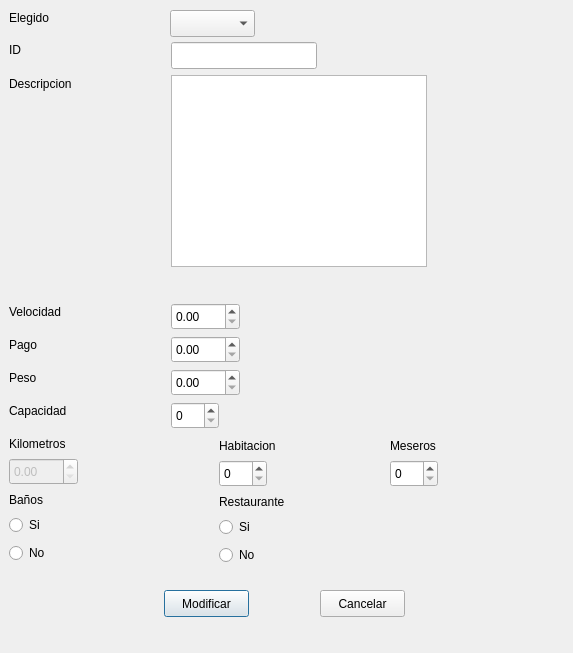
<?xml version="1.0" encoding="UTF-8"?>
<ui version="4.0">
 <class>modificar</class>
 <widget class="QDialog" name="modificar">
  <property name="geometry">
   <rect>
    <x>0</x>
    <y>0</y>
    <width>573</width>
    <height>653</height>
   </rect>
  </property>
  <property name="windowTitle">
   <string>Dialog</string>
  </property>
  <widget class="QPushButton" name="pushButton">
   <property name="geometry">
    <rect>
     <x>164</x>
     <y>590</y>
     <width>85</width>
     <height>27</height>
    </rect>
   </property>
   <property name="text">
    <string>Modificar</string>
   </property>
  </widget>
  <widget class="QRadioButton" name="mb_no">
   <property name="geometry">
    <rect>
     <x>9</x>
     <y>542</y>
     <width>50</width>
     <height>22</height>
    </rect>
   </property>
   <property name="text">
    <string>No</string>
   </property>
  </widget>
  <widget class="QDoubleSpinBox" name="m_pago">
   <property name="geometry">
    <rect>
     <x>171</x>
     <y>336</y>
     <width>69</width>
     <height>27</height>
    </rect>
   </property>
   <property name="maximum">
    <double>10000000.000000000000000</double>
   </property>
  </widget>
  <widget class="QRadioButton" name="mr_si">
   <property name="geometry">
    <rect>
     <x>219</x>
     <y>516</y>
     <width>42</width>
     <height>22</height>
    </rect>
   </property>
   <property name="text">
    <string>Si</string>
   </property>
  </widget>
  <widget class="QSpinBox" name="m_capacidad">
   <property name="geometry">
    <rect>
     <x>171</x>
     <y>402</y>
     <width>48</width>
     <height>27</height>
    </rect>
   </property>
  </widget>
  <widget class="QLabel" name="label_3">
   <property name="geometry">
    <rect>
     <x>9</x>
     <y>303</y>
     <width>67</width>
     <height>17</height>
    </rect>
   </property>
   <property name="text">
    <string>Velocidad</string>
   </property>
  </widget>
  <widget class="QPushButton" name="pushButton_2">
   <property name="geometry">
    <rect>
     <x>320</x>
     <y>590</y>
     <width>85</width>
     <height>27</height>
    </rect>
   </property>
   <property name="text">
    <string>Cancelar</string>
   </property>
  </widget>
  <widget class="QSpinBox" name="m_mesero">
   <property name="geometry">
    <rect>
     <x>390</x>
     <y>460</y>
     <width>48</width>
     <height>27</height>
    </rect>
   </property>
  </widget>
  <widget class="QRadioButton" name="mb_si">
   <property name="geometry">
    <rect>
     <x>9</x>
     <y>514</y>
     <width>42</width>
     <height>22</height>
    </rect>
   </property>
   <property name="text">
    <string>Si</string>
   </property>
  </widget>
  <widget class="QDoubleSpinBox" name="m_velocidad">
   <property name="geometry">
    <rect>
     <x>171</x>
     <y>303</y>
     <width>69</width>
     <height>27</height>
    </rect>
   </property>
   <property name="maximum">
    <double>10000000.000000000000000</double>
   </property>
  </widget>
  <widget class="QRadioButton" name="mr_no">
   <property name="geometry">
    <rect>
     <x>219</x>
     <y>544</y>
     <width>50</width>
     <height>22</height>
    </rect>
   </property>
   <property name="text">
    <string>No</string>
   </property>
  </widget>
  <widget class="QDoubleSpinBox" name="m_peso">
   <property name="geometry">
    <rect>
     <x>171</x>
     <y>369</y>
     <width>69</width>
     <height>27</height>
    </rect>
   </property>
   <property name="maximum">
    <double>10000000.000000000000000</double>
   </property>
  </widget>
  <widget class="QTextEdit" name="m_descripcion">
   <property name="geometry">
    <rect>
     <x>171</x>
     <y>75</y>
     <width>256</width>
     <height>192</height>
    </rect>
   </property>
  </widget>
  <widget class="QLabel" name="label_6">
   <property name="geometry">
    <rect>
     <x>9</x>
     <y>402</y>
     <width>71</width>
     <height>17</height>
    </rect>
   </property>
   <property name="text">
    <string>Capacidad</string>
   </property>
  </widget>
  <widget class="QDoubleSpinBox" name="m_kilometro">
   <property name="enabled">
    <bool>false</bool>
   </property>
   <property name="geometry">
    <rect>
     <x>9</x>
     <y>458</y>
     <width>69</width>
     <height>27</height>
    </rect>
   </property>
   <property name="maximum">
    <double>10000000.000000000000000</double>
   </property>
  </widget>
  <widget class="QLabel" name="label_5">
   <property name="geometry">
    <rect>
     <x>9</x>
     <y>369</y>
     <width>33</width>
     <height>17</height>
    </rect>
   </property>
   <property name="text">
    <string>Peso</string>
   </property>
  </widget>
  <widget class="QLabel" name="label_4">
   <property name="geometry">
    <rect>
     <x>9</x>
     <y>336</y>
     <width>35</width>
     <height>17</height>
    </rect>
   </property>
   <property name="text">
    <string>Pago</string>
   </property>
  </widget>
  <widget class="QSpinBox" name="m_habitacion">
   <property name="geometry">
    <rect>
     <x>219</x>
     <y>460</y>
     <width>48</width>
     <height>27</height>
    </rect>
   </property>
  </widget>
  <widget class="QLabel" name="label_8">
   <property name="geometry">
    <rect>
     <x>9</x>
     <y>491</y>
     <width>42</width>
     <height>17</height>
    </rect>
   </property>
   <property name="text">
    <string>Baños</string>
   </property>
  </widget>
  <widget class="QLabel" name="label_2">
   <property name="geometry">
    <rect>
     <x>9</x>
     <y>75</y>
     <width>80</width>
     <height>17</height>
    </rect>
   </property>
   <property name="text">
    <string>Descripcion</string>
   </property>
  </widget>
  <widget class="QLabel" name="label_10">
   <property name="geometry">
    <rect>
     <x>219</x>
     <y>493</y>
     <width>84</width>
     <height>17</height>
    </rect>
   </property>
   <property name="text">
    <string>Restaurante</string>
   </property>
  </widget>
  <widget class="QLabel" name="label_7">
   <property name="geometry">
    <rect>
     <x>9</x>
     <y>9</y>
     <width>52</width>
     <height>17</height>
    </rect>
   </property>
   <property name="text">
    <string>Elegido</string>
   </property>
  </widget>
  <widget class="QComboBox" name="m_elegido">
   <property name="geometry">
    <rect>
     <x>170</x>
     <y>10</y>
     <width>85</width>
     <height>27</height>
    </rect>
   </property>
  </widget>
  <widget class="QLabel" name="label_9">
   <property name="geometry">
    <rect>
     <x>9</x>
     <y>435</y>
     <width>75</width>
     <height>17</height>
    </rect>
   </property>
   <property name="text">
    <string>Kilometros</string>
   </property>
  </widget>
  <widget class="QLabel" name="label_11">
   <property name="geometry">
    <rect>
     <x>219</x>
     <y>437</y>
     <width>74</width>
     <height>17</height>
    </rect>
   </property>
   <property name="text">
    <string>Habitacion</string>
   </property>
  </widget>
  <widget class="QLabel" name="label_12">
   <property name="geometry">
    <rect>
     <x>390</x>
     <y>437</y>
     <width>58</width>
     <height>17</height>
    </rect>
   </property>
   <property name="text">
    <string>Meseros</string>
   </property>
  </widget>
  <widget class="QLabel" name="label_13">
   <property name="geometry">
    <rect>
     <x>9</x>
     <y>42</y>
     <width>16</width>
     <height>17</height>
    </rect>
   </property>
   <property name="text">
    <string>&lt;html&gt;&lt;head/&gt;&lt;body&gt;&lt;p&gt;ID&lt;/p&gt;&lt;/body&gt;&lt;/html&gt;</string>
   </property>
  </widget>
  <widget class="QLineEdit" name="m_id">
   <property name="geometry">
    <rect>
     <x>171</x>
     <y>42</y>
     <width>146</width>
     <height>27</height>
    </rect>
   </property>
  </widget>
 </widget>
 <resources/>
 <connections/>
</ui>
